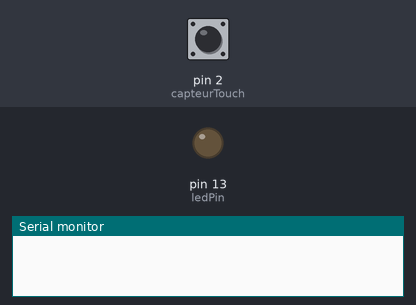
Bench run of a sketch on a simulated Arduino Uno, built with avr-gcc and run on an emulated ATmega328P. Parts: output pins drawn as LEDs (lit = HIGH), the last lines printed to the serial monitor. The inputs (shaded band) are chosen by the test bench; at power-on: pin 2 (capteurTouch) LOW.

Above: at 1.2 s.
1.3 s: pin 2 (capteurTouch) pulled HIGH for 0.15 s
At 1.8 s:
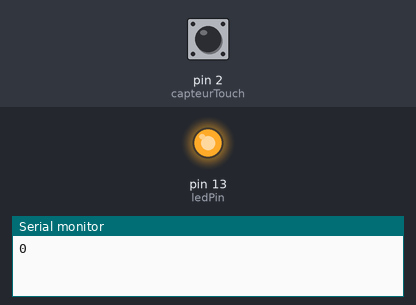
2.9 s: pin 2 (capteurTouch) pulled HIGH for 1 s
At 4.3 s:
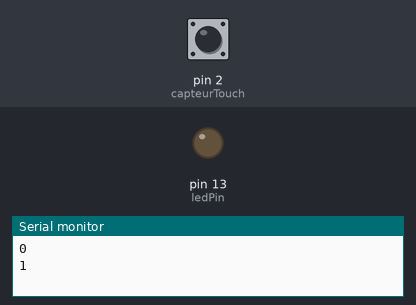
5.4 s: pin 2 (capteurTouch) pulled HIGH for 3.2 s
At 6.3 s:
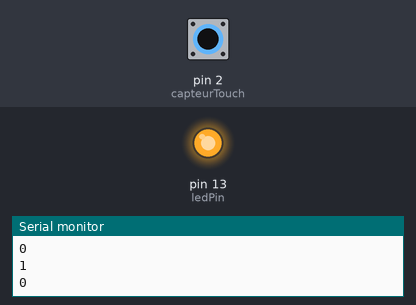
Timing chart, 0 to 8.4 s (numbered marks = the images above; inputs shaded):
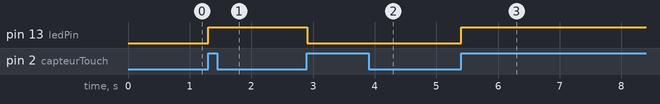

Measured:
- after the input at 1.3 s, pin 13 (ledPin): LOW → HIGH at once
- after the input at 2.9 s, pin 13 (ledPin): HIGH → LOW at once
- after the input at 5.4 s, pin 13 (ledPin): LOW → HIGH at once

The sketch:

Capt_Touch.ino
```cpp
#define capteurTouch 2 // Pin for capactitive touch sensor

int ledPin = 13; // pin for the LED
int ledState = LOW;
int lastButtonState;
int currentButtonState;

void setup() {
  Serial.begin(9600);
  pinMode(ledPin, OUTPUT);
  pinMode(capteurTouch, INPUT);
}

void loop() {
  lastButtonState    = currentButtonState;
  currentButtonState = digitalRead(capteurTouch);

  if(lastButtonState == LOW && currentButtonState == HIGH) {
    Serial.println(ledState);
    ledState=!ledState;
    digitalWrite(ledPin, ledState);
  }
  delay(10);
}
```
